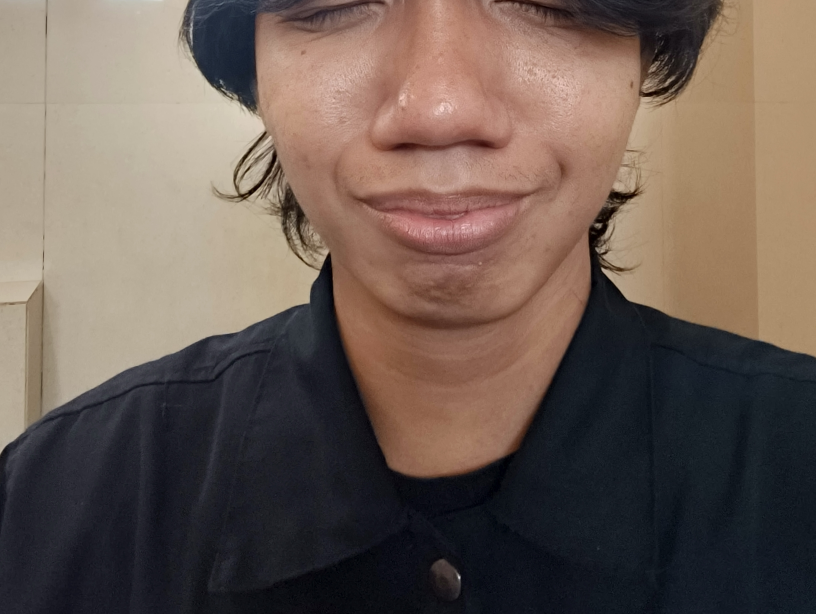
#> input picture dataset/Arshal/Photo10.jpg, 2448 x 1842 px (shown at 1/3 size); its folder holds only this picture in this run
$ python process_dataset.py
#> lines starting #> are read from the running program, lines starting #| are printed output that depends on the picture
### preprocessor.py
import cv2
import numpy as np

def preprocess_image(image_path, target_size=(40, 40)):
    """
    Load an image, convert to grayscale, resize, and normalize.
    Returns: (flattened_vector, resized_grayscale_image)
    """
    img = cv2.imread(str(image_path))
    if img is None:
        return None, None
    img_gray = cv2.cvtColor(img, cv2.COLOR_BGR2GRAY)
    img_resized = cv2.resize(img_gray, target_size)
    img_normalized = img_resized.astype(np.float32) / 255.0
    img_flattened = img_normalized.flatten()
    return img_flattened, img_resized

def save_image(img, save_path):
    """
    Save an image to the specified path.
    """
    cv2.imwrite(str(save_path), img)

def rotate_image(img, angle):
    """
    Rotate image by a given angle.
    """
    h, w = img.shape[:2]
    center = (w // 2, h // 2)
    M = cv2.getRotationMatrix2D(center, angle, 1.0)
    return cv2.warpAffine(img, M, (w, h))

def flip_image(img, flip_code):
    """
    Flip image: 0 for vertical, 1 for horizontal, -1 for both.
    """
    return cv2.flip(img, flip_code)

def add_noise(img, sigma=0.05):
    """
    Add random Gaussian noise to the image.
    """
    noise = np.random.normal(0, sigma, img.shape).astype(np.float32)
    img_noisy = (img.astype(np.float32) / 255.0) + noise
    img_noisy = np.clip(img_noisy * 255.0, 0, 255).astype(np.uint8)
    return img_noisy

### process_dataset.py
import random
from pathlib import Path
from preprocessor import preprocess_image, save_image, rotate_image, flip_image, add_noise

def process_and_save_dataset(input_dir, output_dir, split_ratio=0.8, seed=42):
    """
    Iterate through the input directory, process images, and save them (original + 4 augmented)
    physically separated into 'train' and 'test' folders to multiply the dataset by 5.
    """
    input_path = Path(input_dir)
    output_path = Path(output_dir)

    # Create train and test directories
    train_dir = output_path / "train"
    test_dir = output_path / "test"
    train_dir.mkdir(parents=True, exist_ok=True)
    test_dir.mkdir(parents=True, exist_ok=True)

    random.seed(seed)

    for class_dir in input_path.iterdir():
        if not class_dir.is_dir():
            continue

        print(f"Processing class: {class_dir.name}")

        images = [f for f in class_dir.glob("*") if f.suffix.lower() in [".jpg", ".jpeg", ".png"]]
        random.shuffle(images)

        split_idx = int(len(images) * split_ratio)
        train_images = images[:split_idx]
        test_images = images[split_idx:]

        (train_dir / class_dir.name).mkdir(exist_ok=True)
        (test_dir / class_dir.name).mkdir(exist_ok=True)

        def process_and_augment(img_list, target_base_dir):
            target_class_path = target_base_dir / class_dir.name
            for img_path in img_list:
                _, processed_img = preprocess_image(img_path)
#> in preprocess_image, img is the input picture: shape (1842, 2448, 3); mean B, G, R 83.7, 92.2, 107.6
#> in preprocess_image, `img_gray = cv2.cvtColor(img, cv2.COLOR_BGR2GRAY)`:
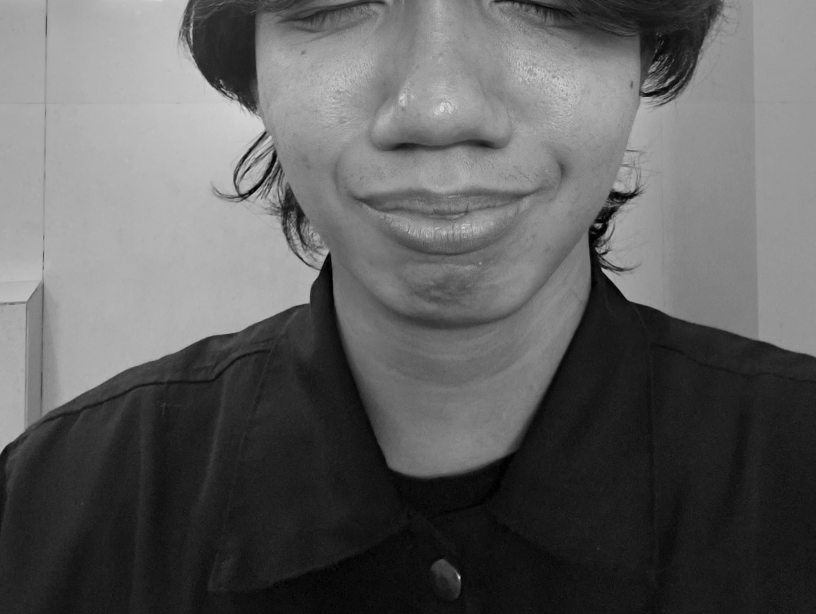
#> img_gray: shape (1842, 2448) (shown at 1/3 size); min 0, max 232, mean 95.8
#> in preprocess_image, `img_resized = cv2.resize(img_gray, target_size)`:
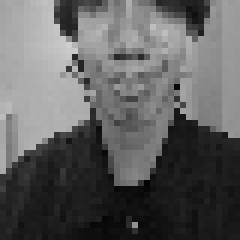
#> img_resized: shape (40, 40) (shown 6 times larger); min 3, max 206, mean 95.5
#> in preprocess_image, `img_flattened = img_normalized.flatten()`: img_flattened = 1600 values, max 0.808 at index 291, min 0.0118 at index 1224, mean 0.374

                if processed_img is not None:
                    orig_save_path = target_class_path / f"{img_path.stem}_orig.png"
                    save_image(processed_img, orig_save_path)

                    aug1 = flip_image(processed_img, 1)
#> in flip_image, `return cv2.flip(img, flip_code)`:
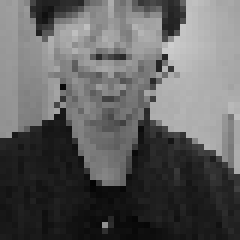
#> returned value: shape (40, 40) (shown 6 times larger); min 3, max 206, mean 95.5
                    save_image(aug1, target_class_path / f"{img_path.stem}_aug1.png")

                    angle = random.uniform(-20, 20)
                    aug2 = rotate_image(processed_img, angle)
#> in rotate_image, `return cv2.warpAffine(img, M, (w, h))`:
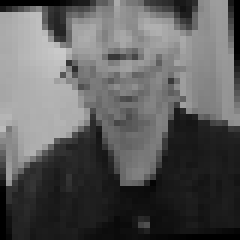
#> returned value: shape (40, 40) (shown 6 times larger); min 0, max 201, mean 92
                    save_image(aug2, target_class_path / f"{img_path.stem}_aug2.png")

                    aug3 = add_noise(processed_img, sigma=random.uniform(0.01, 0.05))
#> in add_noise, `img_noisy = (img.astype(np.float32) / 255.0) + noise`:
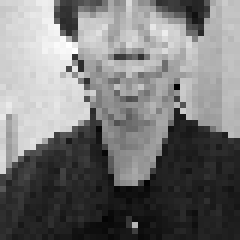
#> img_noisy: shape (40, 40) float32 (shown 6 times larger); min -0.00214, max 0.803, mean 0.374; drawn with min black and max white
                    save_image(aug3, target_class_path / f"{img_path.stem}_aug3.png")

                    aug4 = flip_image(processed_img, 0)
#> call 2 of flip_image, with flip_code = 0
#> in flip_image (call 2), `return cv2.flip(img, flip_code)`:
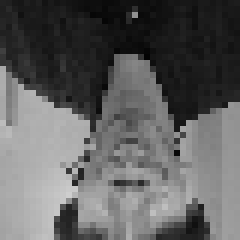
#> returned value: shape (40, 40) (shown 6 times larger); min 3, max 206, mean 95.5
                    aug4 = rotate_image(aug4, random.uniform(-15, 15))
#> call 2 of rotate_image, with angle = -6.75
#> in rotate_image (call 2), `return cv2.warpAffine(img, M, (w, h))`:
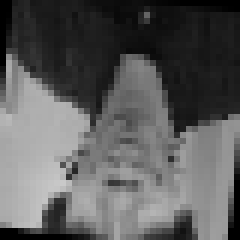
#> returned value: shape (40, 40) (shown 6 times larger); min 0, max 201, mean 91.5
                    save_image(aug4, target_class_path / f"{img_path.stem}_aug4.png")

        process_and_augment(train_images, train_dir)
        process_and_augment(test_images, test_dir)
#> pass 2 of the loop in process_and_save_dataset, `for class_dir in input_path.iterdir():`:
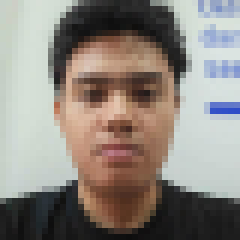
#> input picture dataset/Fathan/Photo1.jpg, 40 x 40 px (shown 6 times larger)
#> in preprocess_image, img is the input picture: shape (40, 40, 3); mean B, G, R 126.7, 134, 141.4
#> in preprocess_image (call 2), `img_gray = cv2.cvtColor(img, cv2.COLOR_BGR2GRAY)`:
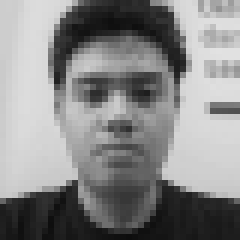
#> img_gray: shape (40, 40) (shown 6 times larger); min 13, max 226, mean 135.4
#> img_flattened = 1600 values, max 0.886 at index 356, min 0.051 at index 1581, mean 0.531
#> in rotate_image (call 4), `return cv2.warpAffine(img, M, (w, h))`:
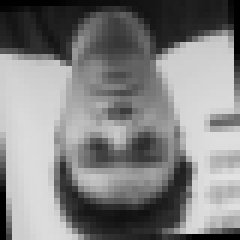
#> returned value: shape (40, 40) (shown 6 times larger); min 0, max 225, mean 129.8

    print(f"Dataset processed and split into physical train/test folders at: {output_dir}")

if __name__ == "__main__":
    INPUT_DATASET = "dataset"
    OUTPUT_DATASET = "processed_dataset"
    process_and_save_dataset(INPUT_DATASET, OUTPUT_DATASET)
